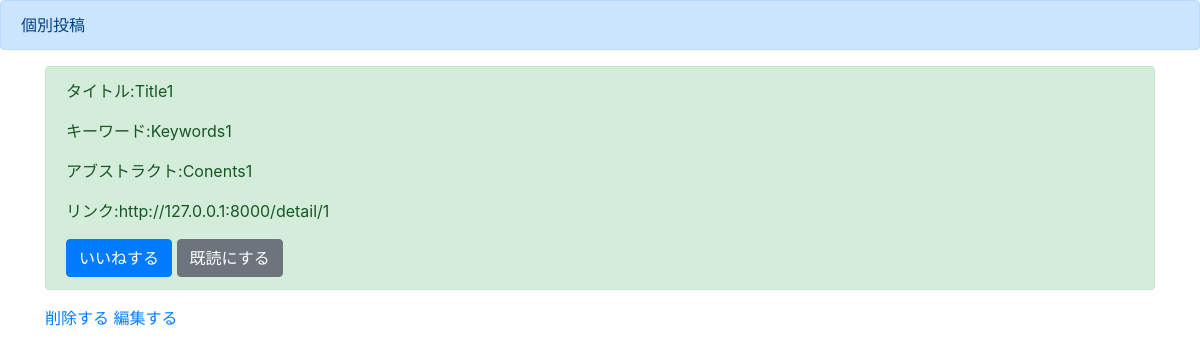
Screenshot of /detail/10 with the database file from the repository.
### boardapp/models.py (models this page shows)
class BoardModel(models.Model):
    title= models.CharField(max_length = 100)
    keyword = models.CharField(max_length = 200)
    content = models.TextField()
    link = models.URLField()
    author = models.CharField(max_length = 100)
    images = models.ImageField(upload_to='')
    good = models.IntegerField(null=True, blank=True, default=0)
    read = models.IntegerField(null=True, blank=True, default=0)
    readtext = models.CharField(max_length = 400, null=True, blank=True, default='a')

### boardapp/views.py (the view)
# urls.py: path('detail/<int:pk>', detailfunc, name = 'detail'),
def detailfunc(request, pk):
    object = BoardModel.objects.get(pk=pk)
    return render(request, 'detail.html',{'object':object})

### templates/detail.html
{% extends 'base.html' %}
{% block header %}
<div class="alert alert-primary" role="alert">
 個別投稿
</div>
  {% endblock header %}
  {% block content %}
<div class="container">
<div class="alert alert-success" role="alert">
    <p>タイトル:{{object.title}}</p>
    <p>キーワード:{{object.keyword}}</p>
    <p>アブストラクト:{{object.content}}</p>
    <p>リンク:{{object.link}}</p>
    <a href="{% url 'good' object.pk %}" class="btn btn-primary" role="button" aria-pressed="true">いいねする</a>
    <a href="{% url 'read' object.pk %}" class="btn btn-secondary" role="button" aria-pressed="true">既読にする</a>
</div>
<a href="{% url 'delete'　object.pk　%}" >削除する</a>
    <a href="{% url 'update'　object.pk　%}" >編集する</a>
</div>
  {% endblock content %}

### rows the page displays
BoardModel: title "Title1", keyword "Keywords1", content "Conents1", link "http://127.0.0.1:8000/detail/1"
